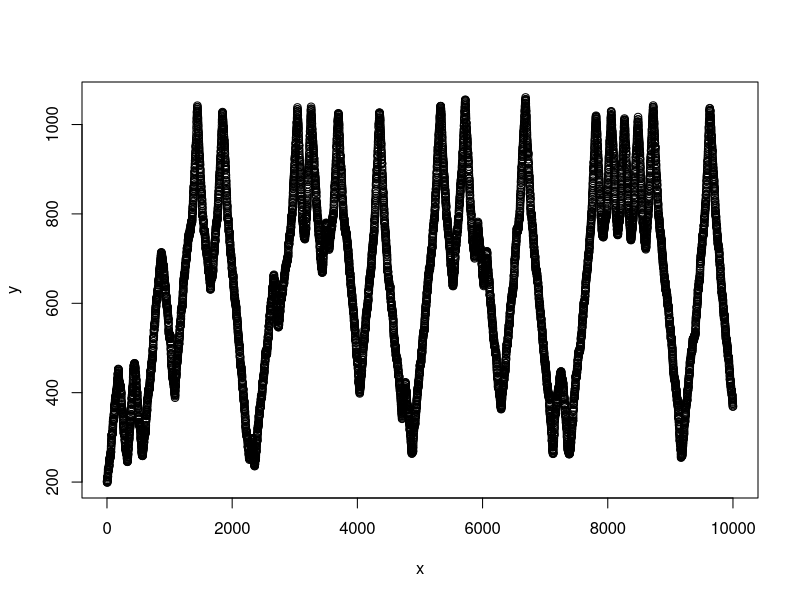

Here is the R script that generated this plot:
## ---- chunk 1
knitr::opts_chunk$set(echo = TRUE)
## ---- chunk 2
gen_data_pts <- function(n) {
    output_vec <- numeric(n)
    plain_area <- c(0, 400)
    peak_area <- c(800, 1200)
    fixed_sd <- 2
    cur_pt <- 200
    cur_sign <- 1
    for (i in 1:n) {
        output_vec[i] <- cur_pt
        # Rejection to differentiate from Brownian motion
        while (TRUE) {
            if (cur_pt >= plain_area[1] && cur_pt <= plain_area[2]) {
                # plain logic
                cur_mean <- 3
            }
            if (cur_pt >= peak_area[1] && cur_pt <= peak_area[2]) {
                # peak logic
                cur_mean <- 3
            } else {
                # hill logic
                cur_mean <- runif(1, 0, 3)
            }
            cur_slope <- rnorm(1, mean = cur_mean, sd = fixed_sd)
            break
        }
        # Sign Logic
        # High chance to go up in plain_area
        # Legit chance to go downhills in peak_area
        # Minor chance to flip in other areas
        if (cur_pt >= plain_area[1] && cur_pt <= plain_area[2]) {
            # plain logic
            u <- runif(1, 0, 1.2 - abs(cur_pt - plain_area[1]) / (plain_area[2] - plain_area[1]))
            if (u >= 0.5) {
                cur_sign <- 1
            }
        }
        if (cur_pt >= peak_area[1] && cur_pt <= peak_area[2]) {
            # peak logic
            u <- runif(1, 0, 1 - abs(cur_pt - peak_area[2]) / (peak_area[2] - peak_area[1]))
            if (u >= 0.5) {
                cur_sign <- -1
            }
        } else {
            # hill logic
            u <- runif(1, 0, 5)
            if (u < 0.02) {
                cur_sign <- -cur_sign
            }
        }
        # Finally, clip logic to make sure pts are in range
        cur_pt <- cur_sign * cur_slope + cur_pt
        if (cur_pt < plain_area[1]) cur_pt <- plain_area[1]
        if (cur_pt > peak_area[2]) cur_pt <- peak_area[2]
    }
    output_vec
}
## ---- chunk 3
set.seed(1221112)
n <- 10000
x <- 1:n
y <- gen_data_pts(n)
plot(x, y)
## ---- chunk 4
write.csv(y, file = "terrain.csv")
